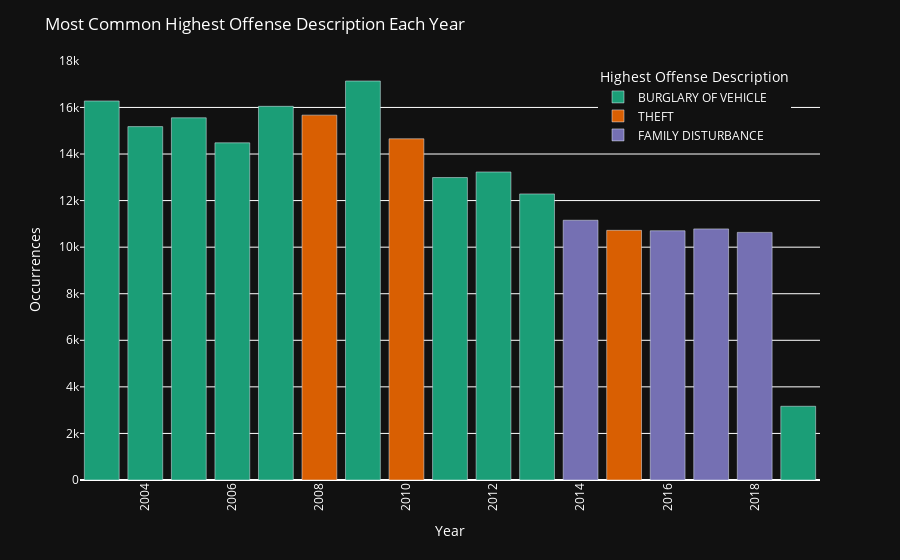

Write notebook code for a chart like this one.
### Code cell
# Showing the most common offense each year along with the number of occurences of that offense
# Clearly, Theft, Stealing Vehicles, and Family related issues are three of Austin's biggest crime related problems

# Group the data by year and highest offense description, and count the occurrences
grouped = crime.groupby(["Year", "Highest Offense Description"]).size().reset_index(name="Count")

# Sort the data by year and occurrence count
grouped_sorted = grouped.sort_values(by=["Year", "Count"], ascending=[True, False])
grouped_sorted.drop_duplicates(subset="Year", keep="first", inplace=True)

# Generate a color map for the highest offense descriptions
offense_descriptions = grouped_sorted["Highest Offense Description"].unique()
color_map = px.colors.qualitative.Dark2[:len(offense_descriptions)]

# Create a bar plot
fig = px.bar(
    grouped_sorted,
    x="Year",
    y="Count",
    color="Highest Offense Description",
    color_discrete_sequence=color_map
)

# Set plot title and labels
fig.update_layout(
    title="Most Common Highest Offense Description Each Year",
    xaxis_title="Year",
    yaxis_title="Occurrences",
    legend_title="Highest Offense Description",
    plot_bgcolor='rgb(17,17,17)',  # Set dark background color
    paper_bgcolor='rgb(17,17,17)',  # Set dark background color
    font=dict(color='white')  # Set text color to white
)

# Rotate x-axis labels for better readability
fig.update_layout(xaxis_tickangle=-90)

# Adjust the legend position
fig.update_layout(legend=dict(orientation="v", yanchor="top", y=0.99, xanchor="left", x=.70))

# Show the figure
fig.show()

### Figure 1 — Plotly figure (JSON) as saved in the notebook; plotly's stock layout.template omitted (floating-point values rounded to 4 significant figures)
{"data": [{"alignmentgroup": "True", "hovertemplate": "Highest Offense Description=BURGLARY OF VEHICLE<br>Year=%{x}<br>Count=%{y}<extra></extra>", "legendgroup": "BURGLARY OF VEHICLE", "marker": {"color": "rgb(27,158,119)", "pattern": {"shape": ""}}, "name": "BURGLARY OF VEHICLE", "offsetgroup": "BURGLARY OF VEHICLE", "orientation": "v", "showlegend": true, "textposition": "auto", "type": "bar", "x": [2003, 2004, 2005, 2006, 2007, 2009, 2011, 2012, 2013, 2019], "xaxis": "x", "y": [16278, 15177, 15556, 14481, 16048, 17136, 12990, 13229, 12286, 3166], "yaxis": "y"}, {"alignmentgroup": "True", "hovertemplate": "Highest Offense Description=THEFT<br>Year=%{x}<br>Count=%{y}<extra></extra>", "legendgroup": "THEFT", "marker": {"color": "rgb(217,95,2)", "pattern": {"shape": ""}}, "name": "THEFT", "offsetgroup": "THEFT", "orientation": "v", "showlegend": true, "textposition": "auto", "type": "bar", "x": [2008, 2010, 2015], "xaxis": "x", "y": [15670, 14654, 10723], "yaxis": "y"}, {"alignmentgroup": "True", "hovertemplate": "Highest Offense Description=FAMILY DISTURBANCE<br>Year=%{x}<br>Count=%{y}<extra></extra>", "legendgroup": "FAMILY DISTURBANCE", "marker": {"color": "rgb(117,112,179)", "pattern": {"shape": ""}}, "name": "FAMILY DISTURBANCE", "offsetgroup": "FAMILY DISTURBANCE", "orientation": "v", "showlegend": true, "textposition": "auto", "type": "bar", "x": [2014, 2016, 2017, 2018], "xaxis": "x", "y": [11156, 10704, 10784, 10634], "yaxis": "y"}], "layout": {"barmode": "relative", "font": {"color": "white"}, "legend": {"orientation": "v", "title": {"text": "Highest Offense Description"}, "tracegroupgap": 0, "x": 0.7, "xanchor": "left", "y": 0.99, "yanchor": "top"}, "margin": {"t": 60}, "paper_bgcolor": "rgb(17,17,17)", "plot_bgcolor": "rgb(17,17,17)", "title": {"text": "Most Common Highest Offense Description Each Year"}, "xaxis": {"anchor": "y", "domain": [0, 1], "tickangle": -90, "title": {"text": "Year"}}, "yaxis": {"anchor": "x", "domain": [0, 1], "title": {"text": "Occurrences"}}}}
